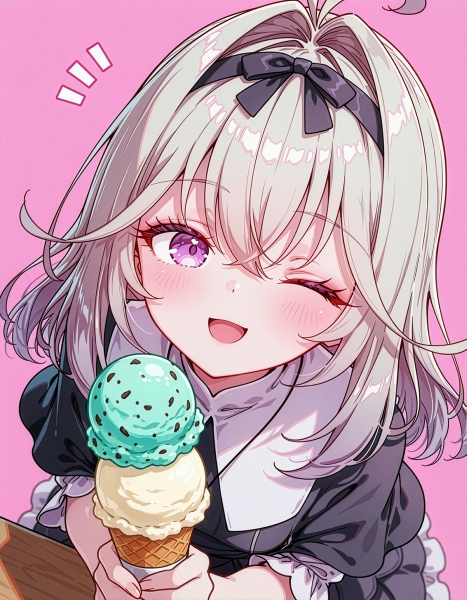
#> input picture color4.jpg, 933 x 1200 px (shown at 1/2 size); its folder holds only this picture in this run
$ python -i path_pipeline.py   (imports and definitions only)
#> lines starting #> are read from the running program, lines starting #| are printed output that depends on the picture; after the words box and inside, x2 and y2 are one past the last pixel; in counts of white or black regions, pixels touching at a corner belong together
# -*- coding: utf-8 -*-

import json
import math
import os
import time

import cv2
import numpy as np
from skimage.morphology import skeletonize


class PathPipelineMixin:
    # [941 lines left out: functions _build_endpoint_grid, _query_endpoint_grid, _find_best_onnx_grid_merge, merge_onnx_paths_grid, should_enable_onnx_cover, split_thin_thick_onnx_mask and 23 more, not called in this run]

    def build_tone_mask(self, gray):
        dark_thresh = 110

        _, dark = cv2.threshold(gray, dark_thresh, 255, cv2.THRESH_BINARY_INV)
        block_size = 31
        if block_size % 2 == 0:
            block_size += 1
        adaptive = cv2.adaptiveThreshold(
            gray, 255, cv2.ADAPTIVE_THRESH_GAUSSIAN_C,
            cv2.THRESH_BINARY_INV, block_size, 5
        )

        blur = cv2.GaussianBlur(gray, (21, 21), 0)
        local_dark = np.zeros_like(gray)
        local_dark[gray.astype(np.int16) < blur.astype(np.int16) - 12] = 255
        local_dark = local_dark.astype(np.uint8)

        tone_mask = cv2.bitwise_or(dark, adaptive)
        tone_mask = cv2.bitwise_or(tone_mask, local_dark)
        return tone_mask

    # [228 lines left out: functions split_line_and_fill_masks, detect_fill_regions, generate_hatch_paths, generate_spiral_fill_path, generate_fill_paths, order_draw_tasks, not called in this run]

>>> import cv2
>>> picture = cv2.imread('../color4.jpg', cv2.IMREAD_GRAYSCALE)
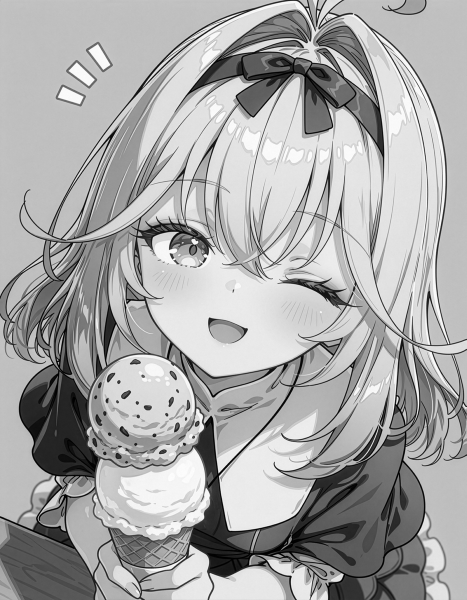
#> picture: shape (1200, 933) (shown at 1/2 size); min 0, max 255, mean 168.2
>>> result = PathPipelineMixin().build_tone_mask(picture)
#> in build_tone_mask, `_, dark = cv2.threshold(gray, dark_thresh, 255, cv2.THRESH_BINARY_INV)`:
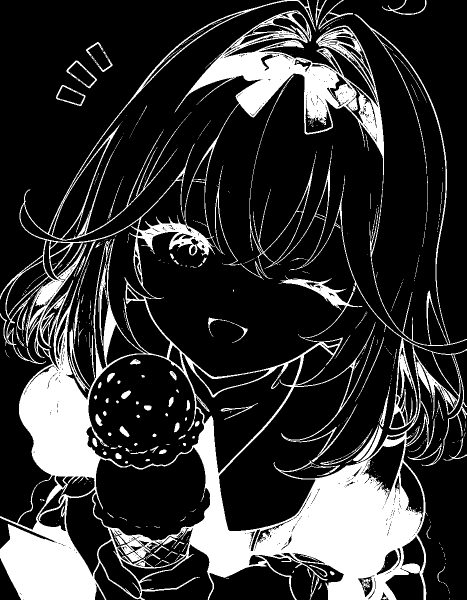
#> dark: shape (1200, 933) (shown at 1/2 size); 20.4% white; 540 white regions (431 under 20 px), largest, box (x1, y1, x2, y2) and area: (0, 0, 933, 1200) 215827, (712, 851, 765, 927) 617, (705, 849, 757, 922) 582
#> in build_tone_mask, `adaptive = cv2.adaptiveThreshold( gray, 255, cv2.ADAPTIVE_THRESH_GAUSS..`:
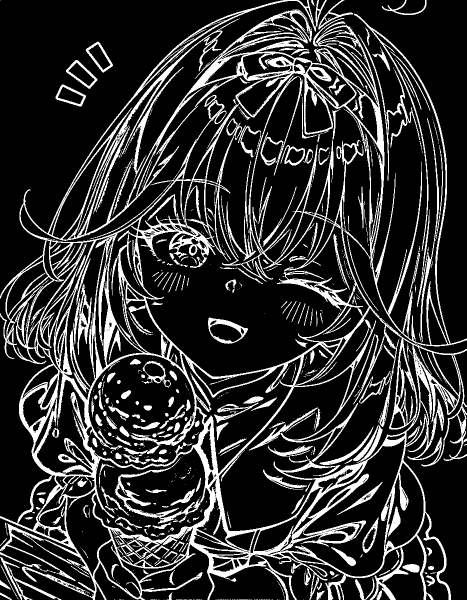
#> adaptive: shape (1200, 933) (shown at 1/2 size); 19.7% white; 738 white regions (451 under 20 px), largest, box (x1, y1, x2, y2) and area: (0, 0, 933, 1200) 166765, (225, 134, 367, 431) 1799, (841, 236, 878, 684) 1439
#> in build_tone_mask, `blur = cv2.GaussianBlur(gray, (21, 21), 0)`:
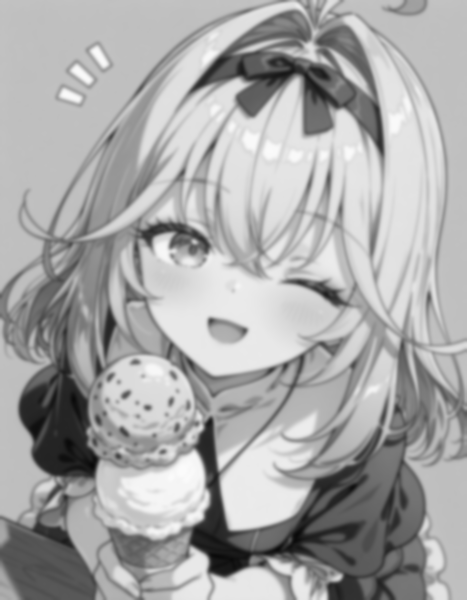
#> blur: shape (1200, 933) (shown at 1/2 size); min 9, max 251, mean 168.2
#> in build_tone_mask, `tone_mask = cv2.bitwise_or(dark, adaptive)`:
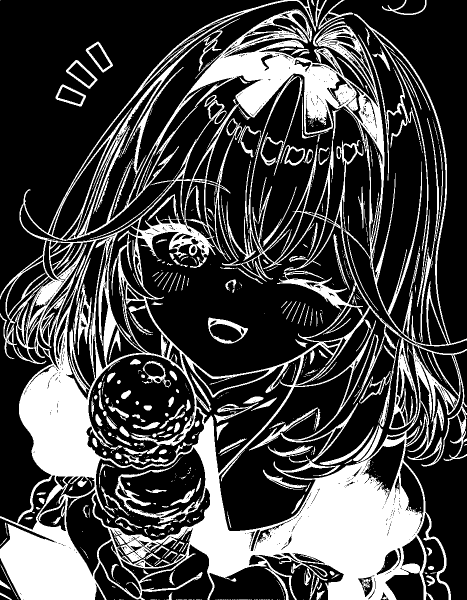
#> tone_mask: shape (1200, 933) (shown at 1/2 size); 27.9% white; 720 white regions (461 under 20 px), largest, box (x1, y1, x2, y2) and area: (0, 0, 933, 1200) 265597, (225, 134, 367, 431) 1799, (841, 236, 878, 684) 1439
#> in build_tone_mask, `tone_mask = cv2.bitwise_or(tone_mask, local_dark)`: tone_mask: shape (1200, 933); 27.9% white; 726 white regions (467 under 20 px), largest, box (x1, y1, x2, y2) and area: (0, 0, 933, 1200) 265638, (225, 134, 367, 431) 1799, (841, 236, 878, 684) 1439
